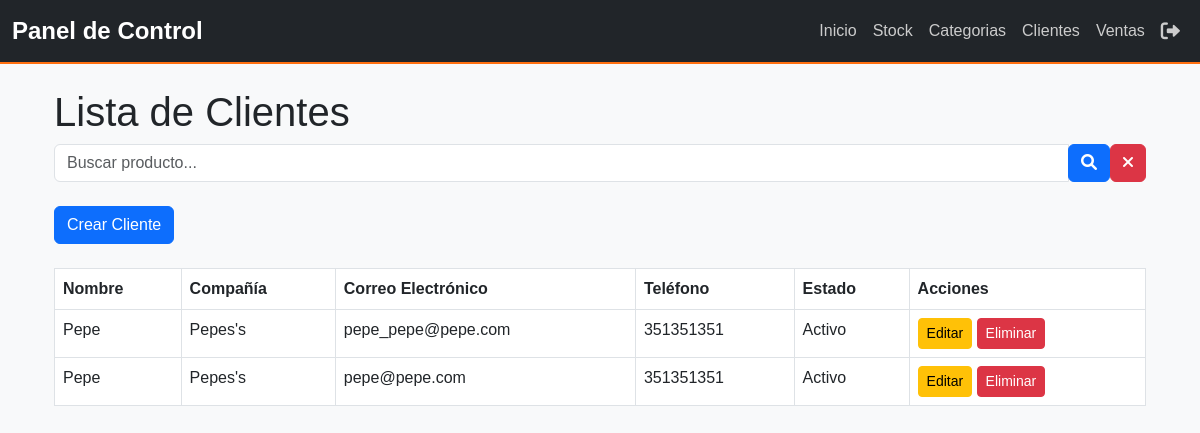
/clientes/, run on an earlier commit of the app's database.
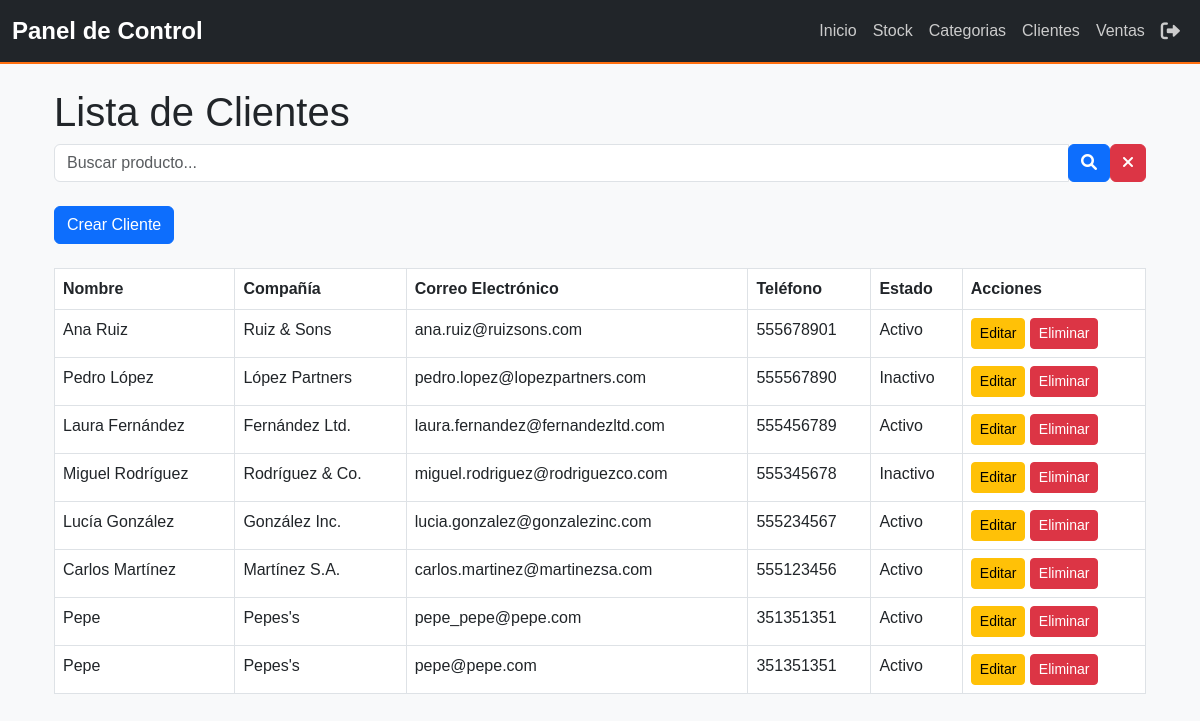
And on a later commit of the database.
### myapp/models.py (models this page shows, shortened)
class Cliente(models.Model):
    nombre = models.CharField(max_length=255, verbose_name='Nombre Completo')
    compania = models.CharField(max_length=255, blank=True, null=True, verbose_name='Compañía')
    email = models.EmailField(unique=True, verbose_name='Correo Electrónico')
    telefono = models.CharField(max_length=15, verbose_name='Número de Teléfono')
    direccion = models.TextField(blank=True, null=True, verbose_name='Dirección')
    fecha_registro = models.DateTimeField(auto_now_add=True, verbose_name='Fecha de Registro')
    estatus = models.CharField(
        max_length=20,
        choices=[('activo', 'Activo'), ('inactivo', 'Inactivo')],
        default='activo',
        verbose_name='Estatus'
    )
    notas = models.TextField(blank=True, null=True, verbose_name='Notas Adicionales')
    class Meta:
        verbose_name = 'Cliente'
        verbose_name_plural = 'Clientes'
        ordering = ['-fecha_registro']

### myapp/views.py (the view)
# urls.py: path('clientes/', views.ClienteListView.as_view(), name='clientes_list'),
class ClienteListView(ListView):
    model = Cliente
    template_name = "clientes/cliente_list.html"
    context_object_name = "clientes"

### myapp/context_processors.py (called while the page is built, shortened)
def user_role(request):
    return {'role': 'Invitado'}

### myapp/templates/clientes/cliente_list.html (shortened to what this page needs)
{% extends 'base.html' %}
{% block content %}
<div class="container mt-4">
    <h1>Lista de Clientes</h1>
    <form method="get" action="{% url 'clientes_list' %}" class="d-flex mb-4">
        <div class="input-group">
            <input type="text" name="q" class="form-control" placeholder="Buscar producto..." value="{{ request.GET.q }}">
            <div class="input-group-append">
                <button type="submit" class="btn btn-primary">
                    <i class="fas fa-search"></i>
                </button>
            </div>
        </div>
        <a href="{% url 'producto_list' %}" class="btn btn-danger ml-2">
            <i class="fas fa-times"></i>
        </a>
    </form>
    <a href="{% url 'clientes_create' %}" class="btn btn-primary mb-4">Crear Cliente</a>
    <table class="table table-bordered">
        <thead>
            <tr>
                <th>Nombre</th>
                <th>Compañía</th>
                <th>Correo Electrónico</th>
                <th>Teléfono</th>
                <th>Estado</th>
                <th>Acciones</th>
            </tr>
        </thead>
        <tbody>
            {% for cliente in clientes %}
            <tr>
                <td>{{ cliente.nombre }}</td>
                <td>{{ cliente.compania }}</td>
                <td>{{ cliente.email }}</td>
                <td>{{ cliente.telefono }}</td>
                <td>{{ cliente.get_estatus_display }}</td>
                <td>
                    <a href="{% url 'clientes_update' cliente.id %}" class="btn btn-warning btn-sm">Editar</a>
                    <form method="post" action="{% url 'clientes_delete' cliente.id %}" style="display:inline-block;">
                        <button type="submit" class="btn btn-danger btn-sm">Eliminar</button>
                    </form>
                </td>
            </tr>
            {% empty %}
            <tr>
                <td colspan="6" class="text-center">No hay clientes registrados.</td>
            </tr>
            {% endfor %}
        </tbody>
    </table>
</div>
{% endblock %}

What changed in the data, as far as the page shows it:
added Cliente: nombre "Ana Ruiz", compania "Ruiz & Sons", email "ana.ruiz@ruizsons.com", telefono "555678901", estatus "Activo"
added Cliente: nombre "Pedro López", compania "López Partners", email "pedro.lopez@lopezpartners.com", telefono "555567890", estatus "Inactivo"
added Cliente: nombre "Laura Fernández", compania "Fernández Ltd.", email "laura.fernandez@fernandezltd.com", telefono "555456789", estatus "Activo"
added Cliente: nombre "Miguel Rodríguez", compania "Rodríguez & Co.", email "miguel.rodriguez@rodriguezco.com", telefono "555345678", estatus "Inactivo"
added Cliente: nombre "Lucía González", compania "González Inc.", email "lucia.gonzalez@gonzalezinc.com", telefono "555234567", estatus "Activo"
added Cliente: nombre "Carlos Martínez", compania "Martínez S.A.", email "carlos.martinez@martinezsa.com", telefono "555123456", estatus "Activo"
